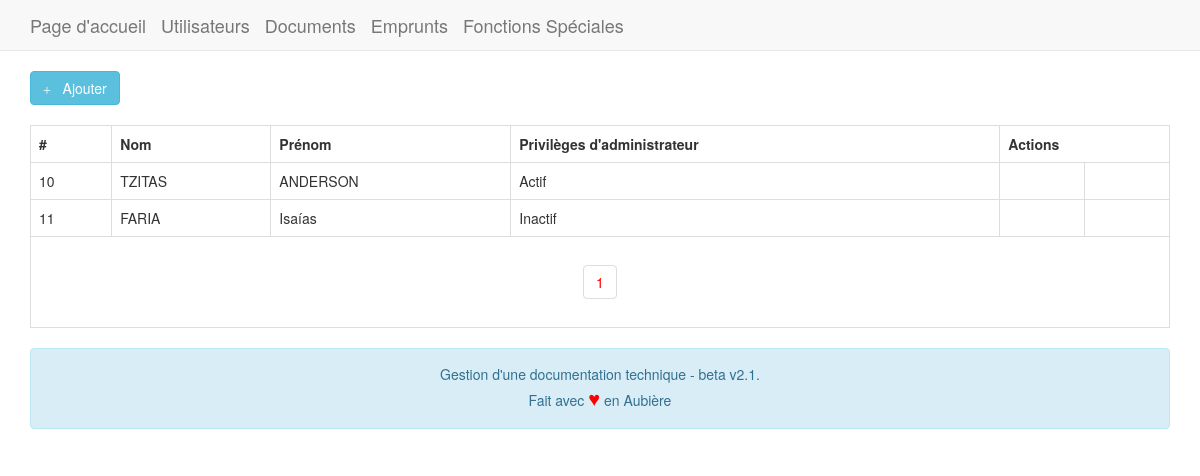
/v2/utilisateur.php, run on an earlier commit of the app's database.
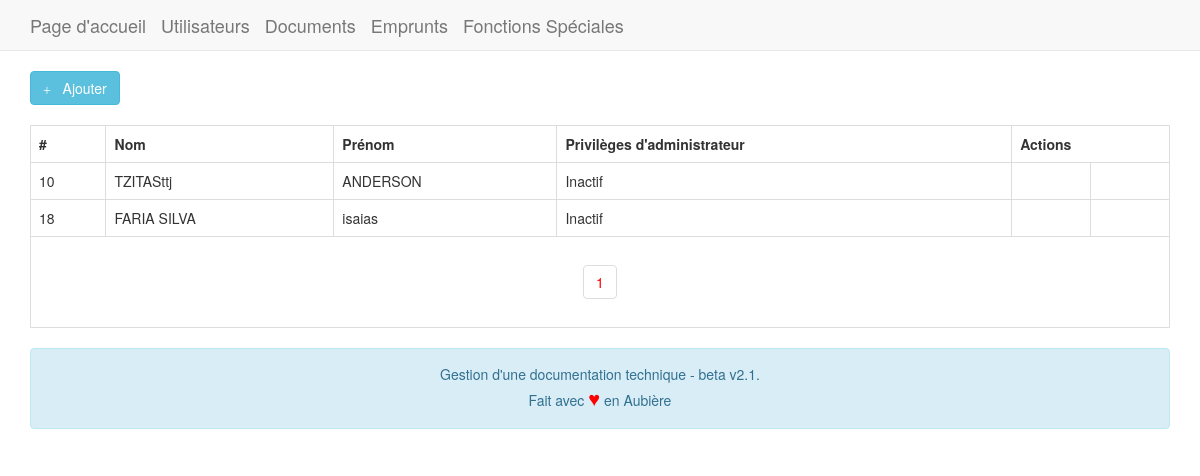
And on a later commit of the database.
### tables this page shows
CREATE TABLE `Utilisateur` (
  `id` int(11) NOT NULL AUTO_INCREMENT,
  `nom` varchar(255) NOT NULL,
  `prenom` varchar(255) NOT NULL,
  `config` tinyint(1) NOT NULL,
  PRIMARY KEY (`id`)
);

### v2/classes/dbconfig.php (called while the page is built, shortened)
<?php
$url_base = "http://isaiasfaria.com.br/isima_base_donne_tp1/";
$url_site = $url_base."v2/";
?>

### v2/classes/class.utilisateur.php (the view, shortened to what this page needs)
<?php
class utilisateur
{
	private $db;
	function __construct($DB_con)
	{
		$this->db = $DB_con;
	}
	public function dataview($query)
	{
		$res = $this->db->prepare($query);
		$res->execute();
		if($res->rowCount()>0)
		{
			while($row=$res->fetch(PDO::FETCH_ASSOC))
			{
				?>
                <tr>
                <td><?php print($row['id']); ?></td>
                <td><?php print($row['nom']); ?></td>
                <td><?php print($row['prenom']); ?></td>
                <td><?php echo ($row['config']==1)?"Actif":"Inactif"; ?></td>
                <td align="center">
                <a href="<?php echo $url_site; ?>edit/utilisateur.php?edit_id=<?php print($row['id']); ?>"><i class="glyphicon glyphicon-edit"></i></a>
                </td>
                <td align="center">
                <a href="<?php echo $url_site; ?>delete/utilisateur.php?delete_id=<?php print($row['id']); ?>"><i class="glyphicon glyphicon-remove-circle"></i></a>
                </td>
                </tr>
                <?php
			}
		}
		else
		{
			?>
            <tr>
            <td>Rien ici...</td>
            </tr>
            <?php
		}
	}
	public function paginglink($query,$records_per_page)
	{
		$self = $_SERVER['PHP_SELF'];
		$res = $this->db->prepare($query);
		$res->execute();
		$total_no_of_records = $res->rowCount();
		if($total_no_of_records > 0)
		{
			?><ul class="pagination"><?php
			$total_no_of_pages=ceil($total_no_of_records/$records_per_page);
			$current_page=1;
			for($i=1;$i<=$total_no_of_pages;$i++)
			{
				if($i==$current_page)
				{
					echo "<li><a href='".$self."?page_no=".$i."' style='color:red;'>".$i."</a></li>";
				}
				else
				{
					echo "<li><a href='".$self."?page_no=".$i."'>".$i."</a></li>";
				}
			}
			?></ul><?php
		}
	}
}

What changed in the data, as far as the page shows it:
removed utilisateur: id "11", nom "FARIA", prenom "Isaías", config "Inactif"
changed utilisateur "ANDERSON": nom "TZITAS" → "TZITASttj"; config "Actif" → "Inactif"
added utilisateur: id "18", nom "FARIA SILVA", prenom "isaias", config "Inactif"
